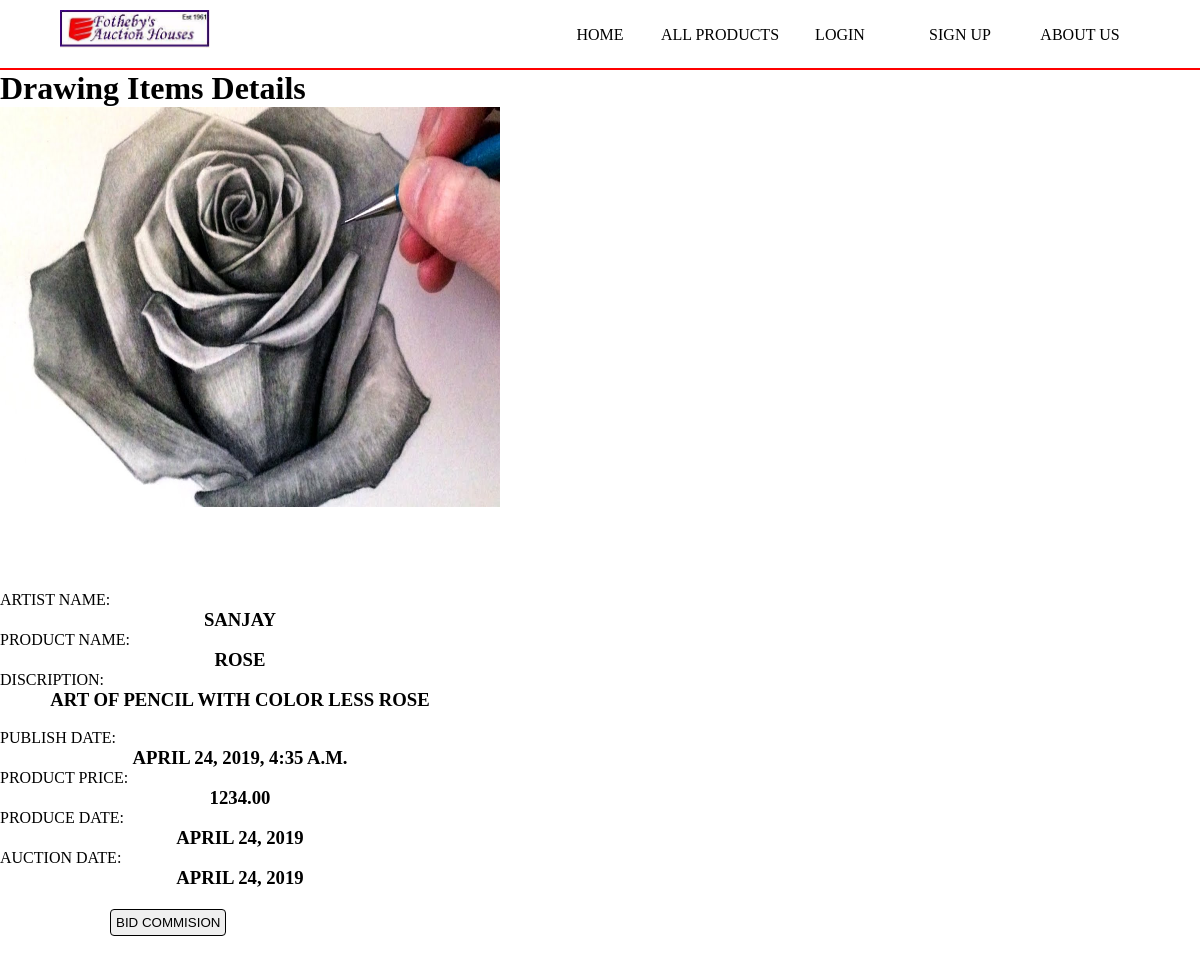
The app's page /drawingdetails/2/ with its own data.
### auction_house/models.py (models this page shows, shortened)
class drawing_product(models.Model):
    title=models.CharField(max_length=255)
    slug=models.SlugField(max_length=150,unique=True)
    pub_date=models.DateTimeField()
    price=models.DecimalField(decimal_places=2,max_digits=20)
    image=models.ImageField(upload_to='images/',max_length=100)
    discription=models.TextField()
    artist_name = models.CharField(max_length=100)
    produced_date = models.DateField()
    auction_date = models.DateField()
    objects=productmanager()
    class Meta:
        ordering = ['-pub_date']

### auction_house/views.py (the view)
# urls.py: path('drawingdetails/<int:drawing_product_id>/', views.drawing_details, name='drawingdetails'),
def drawing_details(request,drawing_product_id):
    draw_details = get_object_or_404(drawing_product, pk=drawing_product_id)
    return render(request, 'auction_house/drawing_details.html', {'drawingdetails':draw_details})

### auction_house/models.py (called while the page is built)
    def get_queryset(self):
        return productqueryset(self.model, using=self._db)

### auction_house/templates/auction_house/drawing_details.html
{% extends 'auction_house/base.html'%}
{% block content %}
{% load static %}
<h1>Drawing Items Details</h1>
<img src="{{ drawingdetails.image.url }}" height="400" width="500">
<div class="details">
ARTIST NAME:<h3>{{ drawingdetails.artist_name }}</h3>
PRODUCT NAME:<h3>{{ drawingdetails.title}}</h3>
DISCRIPTION:<h3>{{ drawingdetails.discription }}</h3>
<br>
PUBLISH DATE:<h3>{{ drawingdetails.pub_date }}</h3>
PRODUCT PRICE:<h3>{{ drawingdetails.price }}</h3>
PRODUCE DATE:<h3>{{ drawingdetails.produced_date }}</h3>
AUCTION DATE:<h3>{{ drawingdetails.auction_date }}</h3>
<a href="{%url 'bid'%}" ><button>BID COMMISION</button></a>
{% endblock %}

### auction_house/static/auction_house/css/style.css (style rules this page uses)
* { margin: 0; padding: 0; box-sizing:border-box; }
.description, h3,h4,h5 { text-transform:uppercase; text-align:center; }
button { margin-top:20px; margin-bottom:30px; background-color:#f1f1f; border:1px solid black; margin-left:110px; padding:5px; border-radius:4px; position:absolute; }
.details { height:400px; margin-top:80px; width:40%; }

### records on screen
drawing_product: image (placeholder picture), artist_name "SANJAY", title "ROSE", discription "ART OF PENCIL WITH COLOR LESS ROSE", pub_date "APRIL 24, 2019, 4:35 A.M.", price "1234.00", produced_date "APRIL 24, 2019", auction_date "APRIL 24, 2019"
